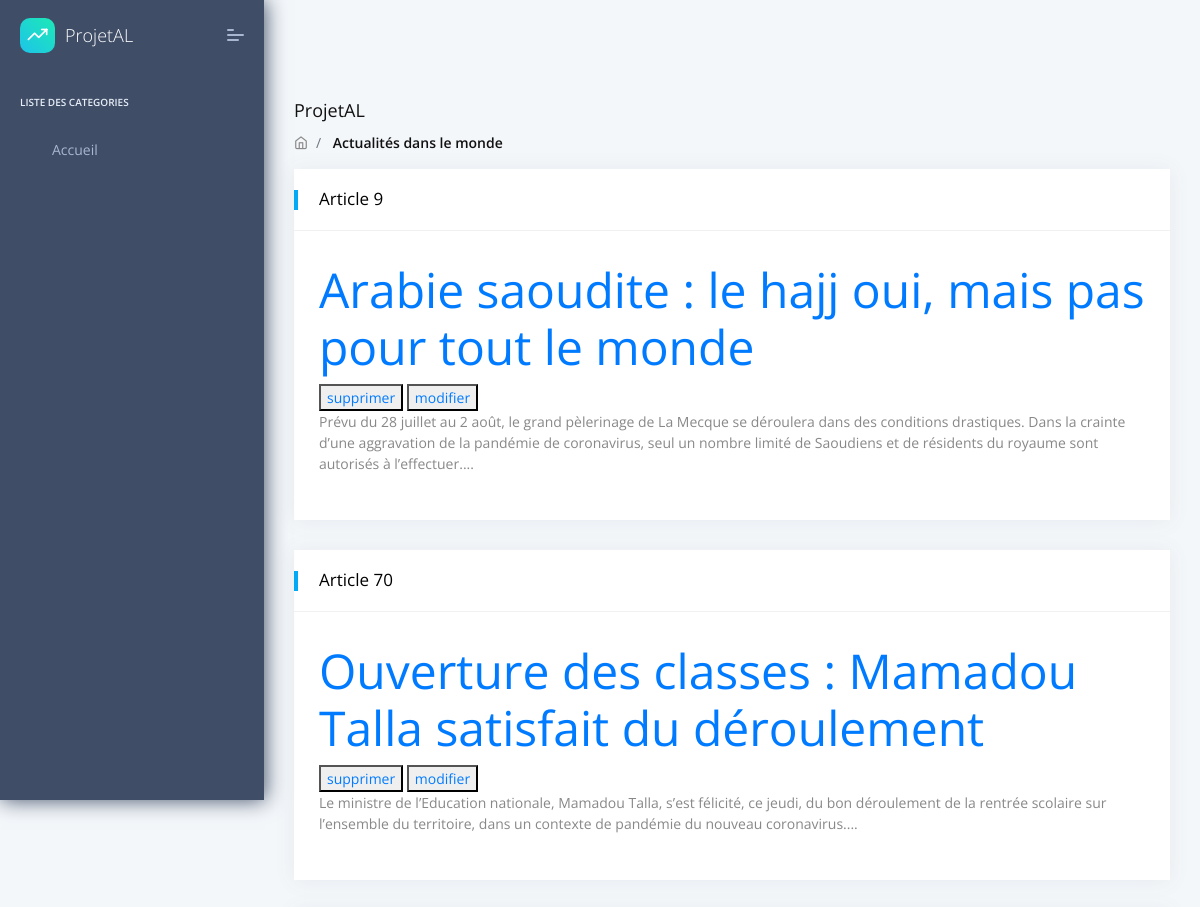
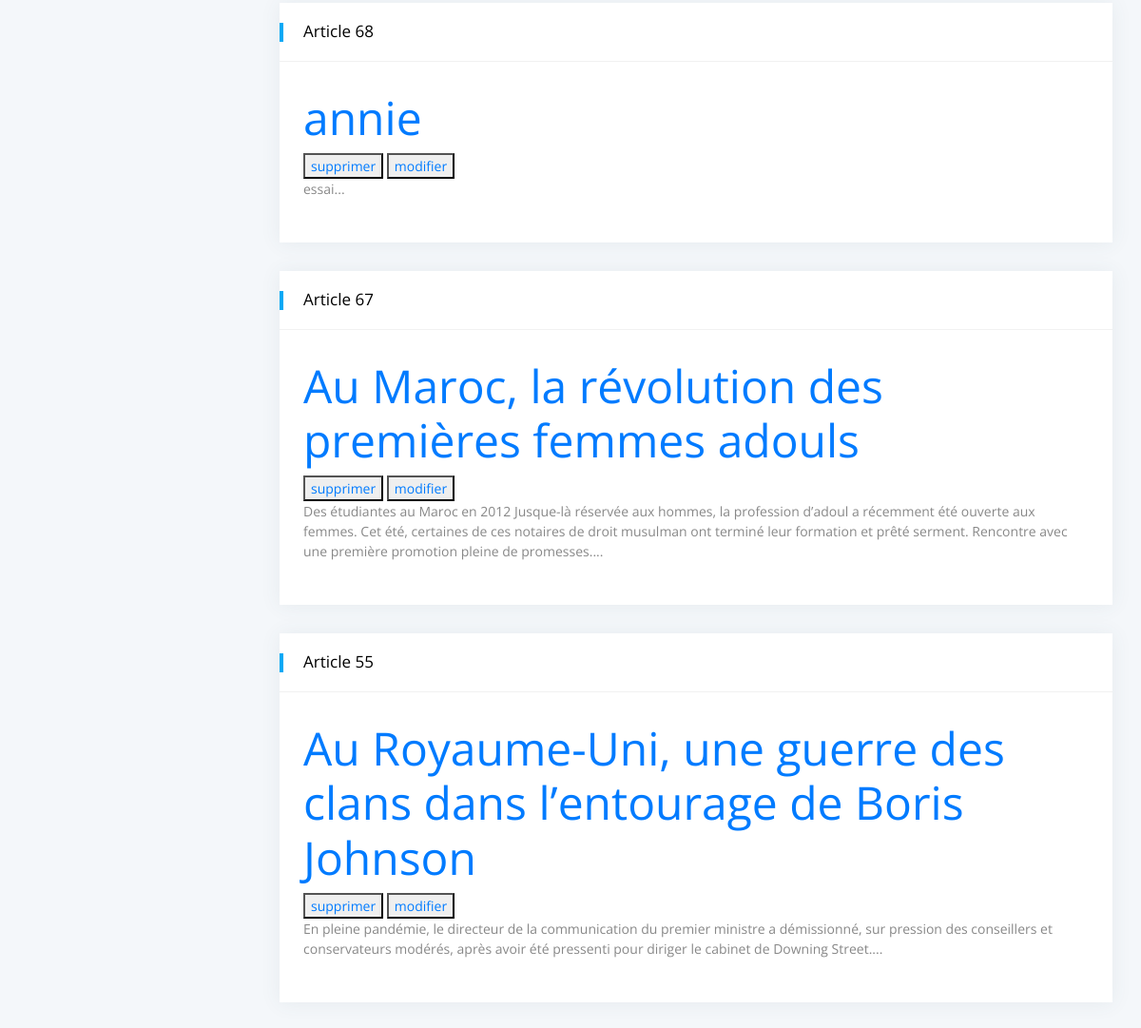
The page /index.php?a=lister on the database its author committed (2 pictures, top to bottom).
### tables this page shows
CREATE TABLE `Article` (
  `id` int(11) NOT NULL,
  `titre` varchar(255) DEFAULT NULL,
  `contenu` text,
  `dateCreation` datetime DEFAULT CURRENT_TIMESTAMP,
  `dateModification` datetime DEFAULT CURRENT_TIMESTAMP,
  `categorie` int(11) DEFAULT NULL
);

### controleur/Controller.php (called while the page is built, shortened)
<?php
	require_once 'modele/dao/ArticleDao.php';
	class Controller
	{
		public function showAllArticle()
		{
			$articleDao = new ArticleDao();
			$articles = $articleDao->getList();
			require_once 'vue/editeur/listerArticlePage.php';
		}
	}
?>

### modele/dao/ConnexionManager.php (called while the page is built)
<?php
	class ConnexionManager
	{
		private static $bdd;
		public static function getInstance()
		{
			if (self::$bdd === null)
			{
				try
				{
					self::$bdd = new PDO('mysql:host=localhost;dbname=actualites;charset=utf8', 'root', 'root');
				}
				catch (Exception $e)
				{
					echo "Erreur de connexion à la base de données : ".$e->getMessage();
					self::$bdd = null;
				}
			}
			return self::$bdd;
		}
	}
?>

### modele/dao/ArticleDao.php (called while the page is built, shortened)
<?php
	require_once 'ConnexionManager.php';
	class ArticleDao
	{
		private $bdd;
		public function __construct()
		{
			$this->bdd = (new ConnexionManager)->getInstance();
		}
		public function getList()
		{
			$data = $this->bdd->query('SELECT * FROM Article ORDER BY dateCreation DESC');
			return $data->fetchAll(PDO::FETCH_CLASS, 'Article');
		}
	}
?>

### vue/editeur/listerArticlePage.php (the view, shortened to what this page needs)
<!DOCTYPE html>
<html lang="en">
<head>
    <link rel="stylesheet" href="assets/fonts/fontawesome/css/fontawesome-all.min.css">
    <link rel="stylesheet" href="assets/plugins/animation/css/animate.min.css">
    <link rel="stylesheet" href="assets/css/style.css">
</head>
<body>
    <nav class="pcoded-navbar">
        <div class="navbar-wrapper">
            <div class="navbar-brand header-logo">
               <a href="index.html" class="b-brand">
                   <div class="b-bg">
                       <i class="feather icon-trending-up"></i>
                   </div>
                   <span class="b-title">ProjetAL</span>
               </a>
               <a class="mobile-menu" id="mobile-collapse" href="javascript:"><span></span></a>
           </div>
            <div class="navbar-content scroll-div">
                <ul class="nav pcoded-inner-navbar">
                    <li class="nav-item pcoded-menu-caption">
                        <label> Liste des Categories</label>
                    </li>
					<li data-username="dashboard Default Ecommerce CRM Analytics Crypto Project" class="nav-item">
                        <a href="index.php" class="nav-link "><span class="pcoded-micon">
                           </span><span class="pcoded-mtext">Accueil</span></a>
                    </li>
                </ul>
            </div>
        </div>
    </nav>
    <header class="navbar pcoded-header navbar-expand-lg navbar-light">
    </header>
    <div class="pcoded-main-container">
        <div class="pcoded-wrapper">
            <div class="pcoded-content">
                <div class="pcoded-inner-content">
                    <div class="page-header">
                        <div class="page-block">
                            <div class="row align-items-center">
                                <div class="col-md-12">
                                    <div class="page-header-title">
                                        <h5 class="m-b-10">ProjetAL</h5>
                                    </div>
                                    <ul class="breadcrumb">
                                        <li class="breadcrumb-item"><a href="index.html"><i class="feather icon-home"></i></a></li>
                                        <li class="breadcrumb-item"><a href="javascript:"> Actualités dans le monde</a></li>
                                    </ul>
                                </div>
                            </div>
                        </div>
                    </div>
                    <div class="main-body">
                        <div class="page-wrapper">
    <div class="main-body">
                        <div class="page-wrapper">
                            <div class="row">
                            <?php if (!empty($articles)): ?>
                                <?php foreach ($articles as $article): ?>
                                <div class="col-sm-12">
                                    <div class="card">
                                        <div class="card-header">
                                            <h5>Article <?= $article->id ?></h5>
                                        </div>
                                        <div class="card-block">
                                               <div>
                                                       <div class="article">
                                                       <h1><a href="../../diop/index.php?action=article&id=<?= $article->id ?>"><?= $article->titre ?></a></h1><button><a href="index.php?a=supprimer&id=<?= $article->id ?>"> supprimer</a></button>
					<button><a href="../../diop/index.php?a=modifier&id=<?= $article->id ?>">modifier</a></button>
					<p><?= substr($article->contenu, 0, 300) . '...' ?></p>
                                                            </div>
                                                </div>
                                        </div>
                                    </div>
                                </div>
                                <?php endforeach ?>
                                                    <?php else: ?>
                                                        <div class="message">Aucun article trouvé</div>
                                                    <?php endif ?>
                            </div>
                        </div>
                    </div>
                </div>
            </div>
        </div>
    </div>
</body>
</html>

### rows shown on the page
article: id "9", titre "Arabie saoudite : le hajj oui, mais pas pour tout le monde", contenu "Prévu du 28 juillet au 2 août, le grand pèlerinage de La Mecque se déroulera dans des conditions drastiques. Dans la crainte d’une aggravation de la pandémie de coronavirus, seul un nombre limité de Saoudiens et de résidents du royaume sont autorisés à l’effectuer."
article: id "70", titre "Ouverture des classes : Mamadou Talla satisfait du déroulement", contenu "Le ministre de l’Education nationale, Mamadou Talla, s’est félicité, ce jeudi, du bon déroulement de la rentrée scolaire sur l’ensemble du territoire, dans un contexte de pandémie du nouveau coronavirus."
article: id "68", titre "annie", contenu "essai"
article: id "67", titre "Au Maroc, la révolution des premières femmes adouls", contenu "Des étudiantes au Maroc en 2012 Jusque-là réservée aux hommes, la profession d’adoul a récemment été ouverte aux femmes. Cet été, certaines de ces notaires de droit musulman ont terminé leur formation et prêté serment. Rencontre avec une première promotion pleine de promesses."
article: id "55", titre "Au Royaume-Uni, une guerre des clans dans l’entourage de Boris Johnson", contenu "En pleine pandémie, le directeur de la communication du premier ministre a démissionné, sur pression des conseillers et conservateurs modérés, après avoir été pressenti pour diriger le cabinet de Downing Street."
